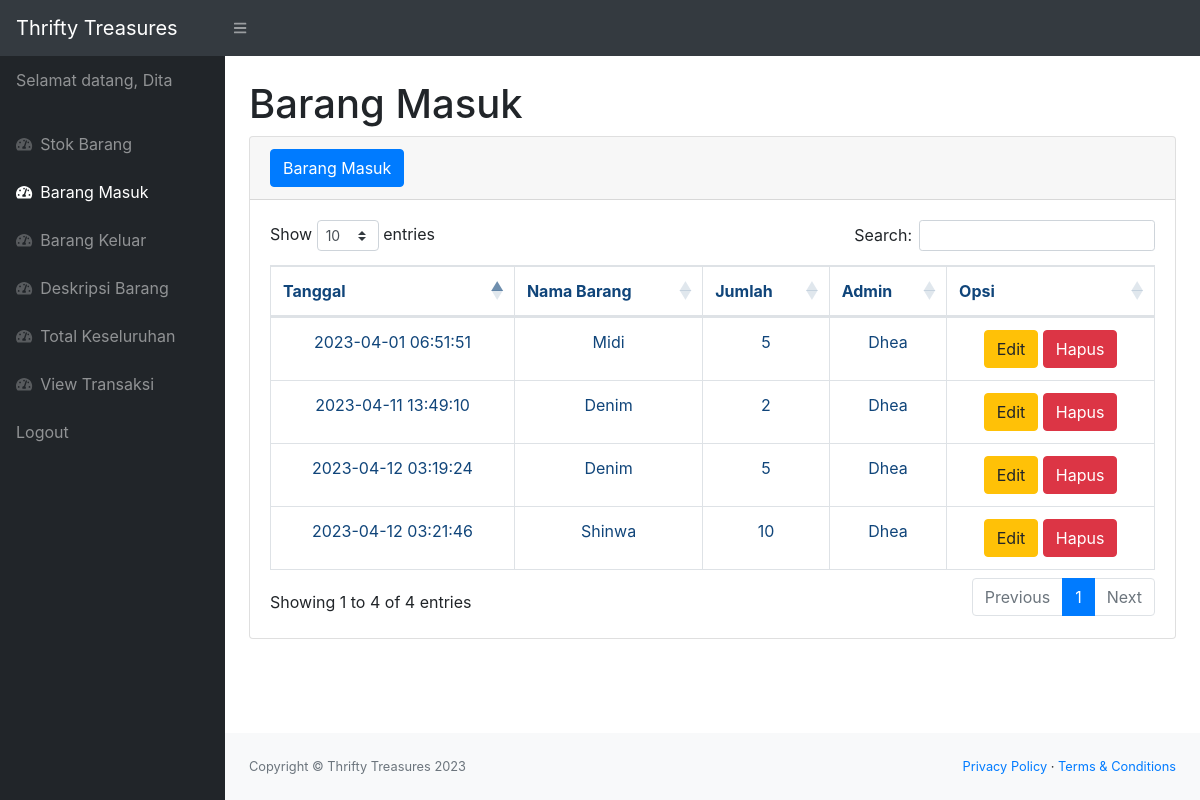
/masuk.php (signed in), run on the app's committed database.
### tables this page shows
CREATE TABLE `transaksi` (
  `id_transaksi` int(11) NOT NULL,
  `id_barang` int(11) DEFAULT NULL,
  `id_pekerja` int(11) DEFAULT NULL,
  `jumlah` int(11) DEFAULT NULL,
  `tanggal` timestamp NOT NULL DEFAULT current_timestamp() ON UPDATE current_timestamp(),
  `ket` varchar(10) DEFAULT NULL
);

CREATE TABLE `stock` (
  `id_barang` int(11) NOT NULL,
  `nama` varchar(50) NOT NULL,
  `fdeskripsi` int(11) NOT NULL,
  `stok` int(11) DEFAULT NULL
);

CREATE TABLE `pekerja` (
  `id_pekerja` int(11) NOT NULL,
  `nama_pekerja` varchar(50) NOT NULL
);

### masuk.php (the view, shortened to what this page needs)
<?php
    require 'function.php';
    $pekerja = $_SESSION['nama_pekerja'];
?>
<!DOCTYPE html>
<html lang="en">
<head>
    <link href="css/styles.css" rel="stylesheet" />
    <link href="https://cdn.datatables.net/1.10.20/css/dataTables.bootstrap4.min.css" rel="stylesheet" />
</head>
<body class="sb-nav-fixed">
    <nav class="sb-topnav navbar navbar-expand navbar-dark bg-dark">
        <a class="navbar-brand" href="index.php">Thrifty Treasures</a>
        <button class="btn btn-link btn-sm order-1 order-lg-0" id="sidebarToggle" href="#"><i class="fas fa-bars"></i></button>
    </nav>
    <div id="layoutSidenav">
        <div id="layoutSidenav_nav">
            <nav class="sb-sidenav accordion sb-sidenav-dark" id="sidenavAccordion">
                <div class="sb-sidenav-menu">
                    <div class="nav">
                        <p class="nav-link">
                            Selamat datang, <?php echo $pekerja; ?>
                        </p>
                        <a class="nav-link" href="index.php">
                            <div class="sb-nav-link-icon"><i class="fas fa-tachometer-alt"></i></div>
                            Stok Barang
                        </a>
                        <a class="nav-link" href="masuk.php">
                            <div class="sb-nav-link-icon"><i class="fas fa-tachometer-alt"></i></div>
                            Barang Masuk
                        </a>
                        <a class="nav-link" href="keluar.php">
                            <div class="sb-nav-link-icon"><i class="fas fa-tachometer-alt"></i></div>
                            Barang Keluar
                        </a>
                        <a class="nav-link" href="deskripsi.php">
                            <div class="sb-nav-link-icon"><i class="fas fa-tachometer-alt"></i></div>
                            Deskripsi Barang
                        </a>
                        <a class="nav-link" href="Total_Stok.php">
                                <div class="sb-nav-link-icon"><i class="fas fa-tachometer-alt"></i></div>
                                Total Keseluruhan
                        </a>
                        <a class="nav-link" href="view_transaksi.php">
                                <div class="sb-nav-link-icon"><i class="fas fa-tachometer-alt"></i></div>
                                View Transaksi
                            </a>
                        <a class="nav-link" href="logout.php">
                            Logout
                        </a>
                    </div>
                </div>
            </nav>
        </div>
        <div id="layoutSidenav_content">
            <main>
                <div class="container-fluid">
                    <h1 class="mt-4">Barang Masuk</h1>
                    <div class="card mb-4">
                        <div class="card-header">
                            <button type="button" class="btn btn-primary" data-toggle="modal" data-target="#myModal">
                                Barang Masuk
                            </button>
                        </div>
                        <div class="card-body">
                            <div class="table-responsive">
                                <table class="table table-bordered" id="dataTable" width="100%" cellspacing="0">
                                    <thead>
                                        <tr align="center">
                                            <th>Tanggal</th>
                                            <th>Nama Barang</th>
                                            <th>Jumlah</th>
                                            <th>Admin</th>
                                            <th>Opsi</th>
                                        </tr>
                                    </thead>
                                    <tbody>
                                        <?php
                                        $liststock = mysqli_query($koneksi, "select * from transaksi t, stock s, pekerja p where s.id_barang = t.id_barang and p.id_pekerja = t.id_pekerja and ket='Masuk'");
                                        while ($data = mysqli_fetch_array($liststock)) {
                                            $idt = $data['id_transaksi'];
                                            $jumlah = $data['jumlah'];
                                            $tanggal = $data['tanggal'];
                                            $barang = $data['nama'];
                                            $admin = $data['nama_pekerja'];
                                        ?>
                                            <tr align="center">
                                                <td><?= $tanggal; ?></td>
                                                <td><?= $barang; ?></td>
                                                <td><?= $jumlah; ?></td>
                                                <td><?= $admin; ?></td>
                                                <td>
                                                    <button type="button" class="btn btn-warning" data-toggle="modal" data-target="#edit<?= $idt; ?>">
                                                        Edit
                                                    </button>
                                                    <button type="button" class="btn btn-danger" data-toggle="modal" data-target="#delete<?= $idt; ?>">
                                                        Hapus
                                                    </button>
                                                </td>
                                            </tr>
                                        <?php
                                        };
                                        ?>
                                    </tbody>
                                </table>
                            </div>
                        </div>
                    </div>
                </div>
            </main>
            <footer class="py-4 bg-light mt-auto">
                <div class="container-fluid">
                    <div class="d-flex align-items-center justify-content-between small">
                        <div class="text-muted">Copyright &copy; Thrifty Treasures 2023</div>
                        <div>
                            <a href="#">Privacy Policy</a>
                            &middot;
                            <a href="#">Terms &amp; Conditions</a>
                        </div>
                    </div>
                </div>
            </footer>
        </div>
    </div>
</body>
</html>

### data on the page
transaksi: tanggal "2023-04-01 06:51:51", id_barang.nama "Midi", jumlah "5", id_pekerja.nama_pekerja "Dhea"
transaksi: tanggal "2023-04-11 13:49:10", id_barang.nama "Denim", jumlah "2", id_pekerja.nama_pekerja "Dhea"
transaksi: tanggal "2023-04-12 03:19:24", id_barang.nama "Denim", jumlah "5", id_pekerja.nama_pekerja "Dhea"
transaksi: tanggal "2023-04-12 03:21:46", id_barang.nama "Shinwa", jumlah "10", id_pekerja.nama_pekerja "Dhea"

### other printed values
$pekerja "Dita"
